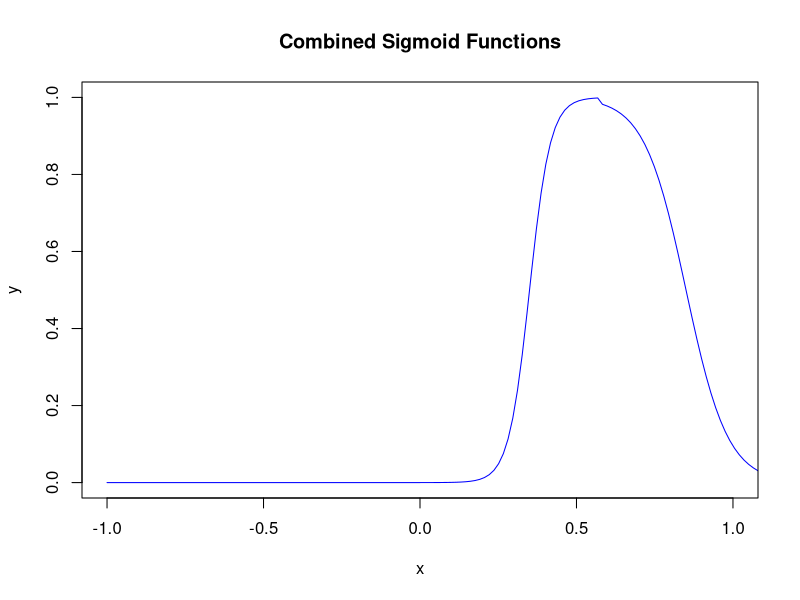
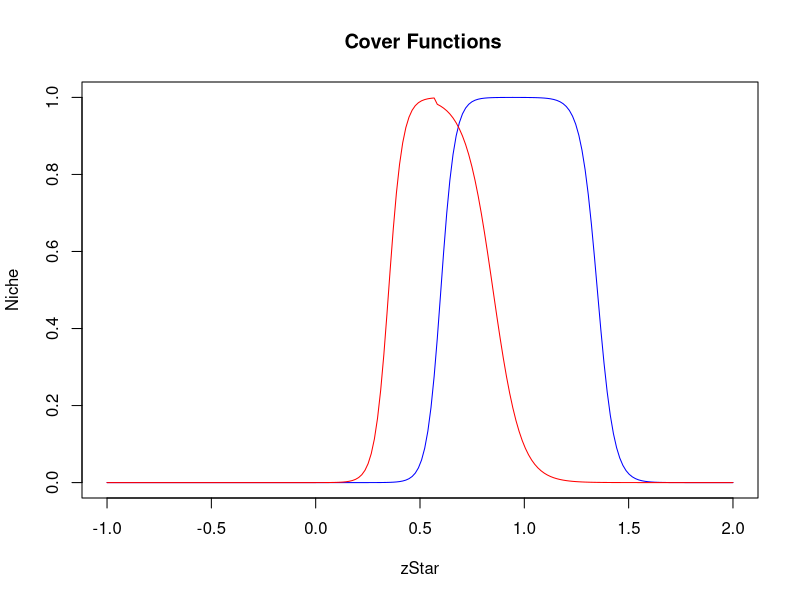

Generate these figures, in order, with R: (Note: this script raises an error after producing the figures.)

spfo_sigmoid <- function(x) {
  if (x <= 0.57) {
    return(1 / (1 + exp(-(30 * (x - 0.35)))) )
  } else {
    return(1 / (1 + exp(15 * (x - 0.85))))
  }
}

# Generate x values -- zStar
x <- seq(-1, 2, length.out = 200)

# Calculate y values using the combined sigmoid function
ySPFO <- sapply(x, spfo_sigmoid)

# Plot the combined sigmoid curve
plot(x, ySPFO, type = "l", col = "blue", xlim = c(-1, 1), ylim = c(0, 1), xlab = "x", ylab = "y", main = "Combined Sigmoid Functions")


sapa_sigmoid <- function(x) {
  if (x <= 0.95) {
    return(1 / (1 + exp(-(30 * (x - 0.6)))) )
  } else {
    return(1 / (1 + exp(25 * (x - 1.35))))
  }
}

# Generate x values -- zStar
x <- seq(-1, 2, length.out = 200)
#x=hSPFO$mids

# Calculate y values using the combined sigmoid function
ySAPA <- sapply(x, sapa_sigmoid)

# Plot the combined sigmoid curve
plot(x, ySAPA, type = "l", col = "blue", xlim = c(-1, 2), ylim = c(0, 1), xlab = "zStar", ylab = "Niche", main = " Cover Functions")
lines(x, ySPFO, type = "l", col = "red", xlim = c(-1, 2), ylim = c(0, 1), xlab = "x", ylab = "y")

ySAPA= ifelse(ySAPA<1e-3,0,ySAPA)
ySPFO= ifelse(ySPFO<1e-3,0,ySPFO)

sapaFUN = approxfun(x=x, y=ySAPA, rule=2)
spfoFUN = approxfun(x=x, y=ySPFO, rule=2)

saveRDS(sapaFUN, 'input/speciesFuns/Niche/sapaNiche_zStar.rds')
saveRDS(spfoFUN, 'input/speciesFuns/Niche/spfoNiche_zStar.rds')

#https://www.sciencebase.gov/catalog/item/660b32efd34e4df16bd58cd4
plantSurvey= read.csv('input/speciesFuns/baydelta_plants_cover_height.csv')
plantSurveySub=subset(plantSurvey, Region=='San Pablo Bay'  | Region=='Central SF Bay')

spfoALL = subset(plantSurveySub, plantSurveySub$Spartina.foliosa.Cover>=50)
sapaALL  = subset(plantSurveySub, plantSurveySub$Salicornia.pacifica.Cover>=50)
par(bg='white')

hist(spfoALL$Zstar, breaks=seq(-.6,2.3,0.05),freq=T, main='Spartina foliosa Presence', xlab='z*', col='grey50')
hist(sapaALL$Zstar, breaks=seq(-.6,2.3,0.05), freq=T,main='Sarcocornia pacifica Presence', xlab='z*', col='grey50')

hSPFO = hist(spfoALL$Zstar, breaks=seq(-0.6,3.5,0.05) )
hSAPA = hist(sapaALL$Zstar, breaks=seq(-0.6,3.5,0.05))
hALL =  hist(plantSurveySub$Zstar, breaks=seq(-0.6,3.5,0.05))

relSPFO = hSPFO$counts/max(hSPFO$counts)
relSAPA = hSAPA$counts/max(hSAPA$counts)
relSAPA = ifelse(is.nan(relSAPA), 0, relSAPA)
relSPFO = ifelse(is.nan(relSPFO), 0, relSPFO)

dat = data.frame(x=hSPFO$mids, SPFO = relSPFO, SAPA=relSAPA)
datLines = data.frame(x=x, ySAPA=ySAPA, ySPFO=ySPFO)

pCOV=ggplot(data=dat, aes(x=x)) + geom_histogram( aes(y=SPFO), stat='identity' , alpha=0.2, fill='darkblue') + 
  theme_bw()+ ylab('Relative Cover')+ xlab('Elevation (z*)')+ xlim(c(-.5,2))+
  geom_histogram( aes(y=SAPA), stat='identity' , alpha=0.2, fill='darkgreen') +
  geom_line(data=datLines, aes(x=x, y=ySAPA), col='darkgreen', size=1)+ geom_line(data=datLines, aes(x=x, y=ySPFO), size=1,col='darkblue')+
  theme(rect = element_rect(fill = "transparent",   colour = NA_character_), text=element_text(size=20)  ) 
pCOV

png('input/speciesFuns/NicheFun_Hist_SFBay_SPFO-SAPA.png', units='mm', bg='transparent', res=800, height=100, width=140)
pCOV
dev.off()
